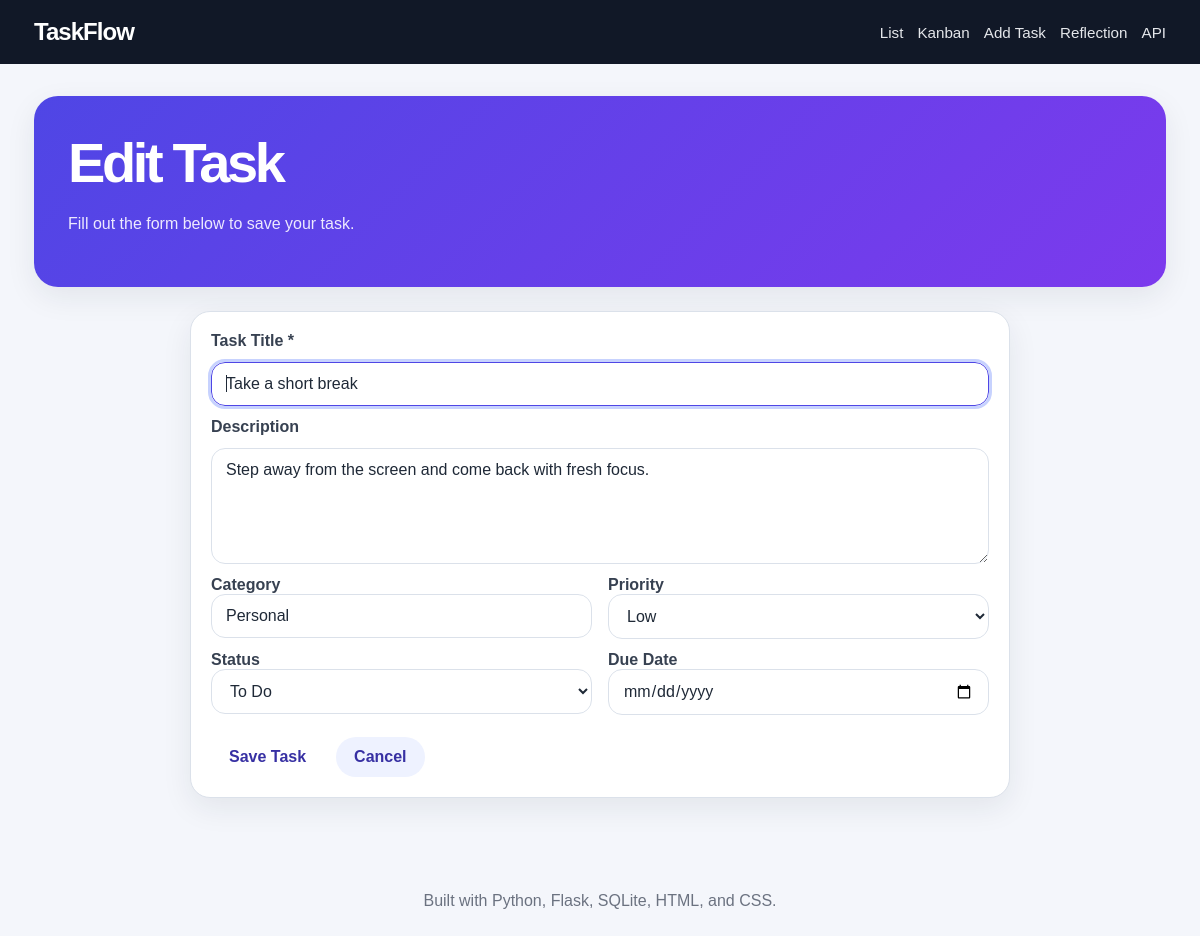
The page /edit/3 on the database its author committed.
### tables this page shows
CREATE TABLE tasks (
            id INTEGER PRIMARY KEY AUTOINCREMENT,
            title TEXT NOT NULL,
            description TEXT,
            category TEXT DEFAULT 'General',
            priority TEXT DEFAULT 'Medium',
            status TEXT DEFAULT 'todo',
            due_date TEXT,
            created_at TEXT NOT NULL,
            completed_at TEXT
        );

### app.py (the view, shortened to what this page needs)
@app.route("/edit/<int:task_id>", methods=["GET", "POST"])
def edit_task(task_id):
    task = fetch_task(task_id)
    if task is None:
        flash("Task not found.", "danger")
        return redirect(url_for("index"))
    return render_template(
        "task_form.html",
        page_title="Edit Task",
        task=task,
        priorities=PRIORITIES,
        statuses=STATUSES,
        form_action=url_for("edit_task", task_id=task_id),
    )

### app.py (called while the page is built)
def get_db_connection():
    connection = sqlite3.connect(DATABASE)
    connection.row_factory = sqlite3.Row
    return connection

def fetch_task(task_id):
    connection = get_db_connection()
    task = connection.execute("SELECT * FROM tasks WHERE id = ?", (task_id,)).fetchone()
    connection.close()
    return task

### templates/task_form.html (shortened to what this page needs)
{% extends "base.html" %}
{% block content %}
<section class="page-heading">
    <h1>{{ page_title }}</h1>
    <p>Fill out the form below to save your task.</p>
</section>
<section class="panel narrow-panel">
    <form class="task-form" method="post" action="{{ form_action }}">
        <label for="title">Task Title *</label>
        <input id="title" name="title" type="text" value="{{ task.title or '' }}" required autofocus>
        <label for="description">Description</label>
        <textarea id="description" name="description" rows="5">{{ task.description or '' }}</textarea>
        <div class="form-grid">
            <div>
                <label for="category">Category</label>
                <input id="category" name="category" type="text" value="{{ task.category or 'General' }}">
            </div>
            <div>
                <label for="priority">Priority</label>
                <select id="priority" name="priority">
                    {% for priority in priorities %}
                        <option value="{{ priority }}" {% if task.priority == priority %}selected{% endif %}>{{ priority }}</option>
                    {% endfor %}
                </select>
            </div>
        </div>
        <div class="form-grid">
            <div>
                <label for="status">Status</label>
                <select id="status" name="status">
                    <option value="todo" {% if task.status == 'todo' %}selected{% endif %}>To Do</option>
                </select>
            </div>
            <div>
                <label for="due_date">Due Date</label>
                <input id="due_date" name="due_date" type="date" value="{{ task.due_date or '' }}">
            </div>
        </div>
        <div class="form-actions">
            <button class="primary-button" type="submit">Save Task</button>
            <a class="secondary-button" href="{{ url_for('index') }}">Cancel</a>
        </div>
    </form>
</section>
{% endblock %}

### static/css/styles.css (style rules this page uses)
:root { --bg: #f4f6fb; --card: #ffffff; --text: #1f2937; --muted: #6b7280; --border: #dbe1ea; --primary: #4f46e5; --primary-dark: #3730a3; --danger: #dc2626; --success: #15803d; --warning: #b45309; --shadow: 0 10px 30px rgba(31, 41, 55, 0.08); }
* { box-sizing: border-box; }
body { margin: 0; font-family: Arial, Helvetica, sans-serif; background: var(--bg); color: var(--text); }
a { color: inherit; text-decoration: none; }
button, input, select, textarea { font: inherit; }
.hero, .page-heading, .split-heading { background: linear-gradient(135deg, #4f46e5, #7c3aed); color: white; border-radius: 24px; padding: 34px; box-shadow: var(--shadow); margin-bottom: 24px; }
.hero h1, .page-heading h1 { margin: 0; font-size: clamp(2rem, 5vw, 3.5rem); letter-spacing: -0.06em; }
.hero-text, .page-heading p { color: #ede9fe; max-width: 640px; line-height: 1.6; }
.primary-button, .secondary-button, .small-button, .filter-form button, .move-actions button { border: 0; border-radius: 999px; padding: 11px 18px; cursor: pointer; font-weight: bold; display: inline-flex; align-items: center; justify-content: center; transition: 0.2s ease; }
.primary-button { background: white; color: var(--primary-dark); white-space: nowrap; }
.secondary-button { background: #eef2ff; color: var(--primary-dark); }
.stat-card, .panel, .task-card, .reflection-card, .kanban-column { background: var(--card); border: 1px solid var(--border); border-radius: 20px; box-shadow: var(--shadow); }
.panel { padding: 20px; margin-bottom: 22px; }
.narrow-panel { max-width: 820px; margin-left: auto; margin-right: auto; }
input, select, textarea { width: 100%; padding: 12px 14px; border: 1px solid var(--border); border-radius: 14px; background: white; color: var(--text); }
.task-form { display: grid; gap: 12px; }
.task-form label { font-weight: bold; color: #374151; }
.form-grid { display: grid; grid-template-columns: repeat(2, minmax(0, 1fr)); gap: 16px; }
.form-actions { display: flex; gap: 12px; margin-top: 10px; }

### rows shown on the page
tasks: title "Take a short break", description "Step away from the screen and come back with fresh focus.", category "Personal", priority "Low", status "To Do"

### other values the page prints
{{ page_title }} "Edit Task"
